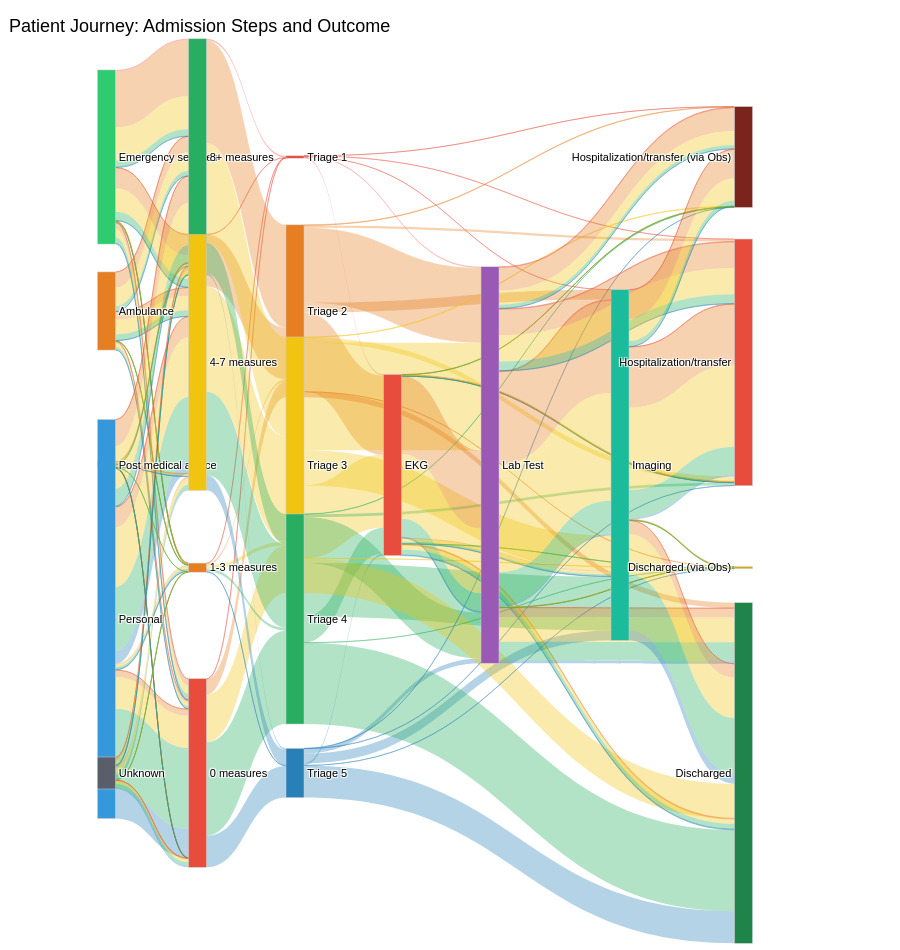

The notebook cell this image was saved under:
### Code cell
# ======================================================================
# ALLUVIAL WITH LAB TEST, IMAGING AND EKG
# ======================================================================




import plotly.graph_objects as go
import pandas as pd

# ================================================================
# 1. CONFIGURATION
# ================================================================
COL_TRANSPORT   = 'transport_grouped'
COL_TRI         = 'triage'
COL_EKG         = 'had_ekg'
COL_LABO        = 'is_labo'
COL_RADIO       = 'has_imaging_any'
COL_DISPOSITION = 'disposition'

MEASURE_COLS = [
    'is_temp_measured', 'is_sat_measured', 'is_hr_measured',
    'is_bp_measured', 'is_rr_measured', 'is_pupils_measured',
    'is_o2_measured', 'is_hemocue_measured', 'is_breathalyzer_measured',
    'is_urine_dipstick_clean_measured', 'is_gcs_measured', 'is_pain_measured', 'is_cap_blood_sugar_mmol_L_measured'
]

# ================================================================
# 2. COLOR PALETTES (Using your exact labels)
# ================================================================
transport_colors = {
    'Unknown':              '#5a5e6b',
    'Personal':             '#3498db',
    'Post medical advice':  '#9b59b6',
    'Ambulance':            '#e67e22',
    'Emergency services':   '#2ecc71',
}

measure_colors = {
    '8+ measures':  '#27ae60',
    '4-7 measures': '#f1c40f',
    '1-3 measures': '#e67e22',
    '0 measures':   '#e74c3c',
}

triage_colors = {
    'Triage 1': '#e74c3c',
    'Triage 2': '#e67e22',
    'Triage 3': '#f1c40f',
    'Triage 4': '#27ae60',
    'Triage 5': '#2980b9',
}

exam_colors = {
    'Lab Test': '#9b59b6',
    'Imaging':  '#1abc9c',
    'EKG':      '#e74c3c',
}

disposition_colors = {
    'Hospitalization/transfer (via Obs)': '#7b241c',  # rouge très foncé
    'Hospitalization/transfer':           '#e74c3c',  # rouge vif
    'Discharged (via Obs)':               '#d4ac0d',  # jaune foncé/or
    'Discharged':                         '#1e8449',  # vert foncé
    #'Unknown':                            '#2c3e50',  # gris très foncé / quasi noir
}

def get_node_color(label):
    for palette in [transport_colors, measure_colors, triage_colors, exam_colors, disposition_colors]:
        if label in palette: return palette[label]
    return '#a6acaf'

# ================================================================
# 3. DATA PREPARATION
# ================================================================
df_alluvial = df.copy()

# Simple assignment, no mapping needed since labels match
df_alluvial['_transport_label'] = df_alluvial[COL_TRANSPORT].fillna('Unknown')
df_alluvial['_tri_label']       = 'Triage ' + df_alluvial[COL_TRI].astype(int).astype(str)

def score_to_cat(x):
    if x == 0:   return '0 measures'
    elif x <= 3: return '1-3 measures'
    elif x <= 7: return '4-7 measures'
    else:        return '8+ measures'


df_alluvial['_measures_score'] = df_alluvial[MEASURE_COLS].apply(pd.to_numeric, errors='coerce').fillna(0).sum(axis=1).astype(int)
df_alluvial['_measures_label'] = df_alluvial['_measures_score'].apply(score_to_cat)
df_alluvial['_ekg_label'] = df_alluvial[COL_EKG].apply(lambda v: 'EKG' if int(v) == 1 else None)
df_alluvial['_labo_label']    = df_alluvial[COL_LABO].apply(lambda v: 'Lab Test' if int(v) == 1 else None)
df_alluvial['_radio_label']   = df_alluvial[COL_RADIO].apply(lambda v: 'Imaging' if int(v) == 1 else None)
# add space at the end of unknowed because the plot is mixing with the transport unknown
df_alluvial['_disposition_label'] = df_alluvial['disposition'].replace('Unknown', 'Unknown  ') # 2 spaces

# ================================================================
# 4. NODES DEFINITION & ORDER
# ================================================================
def get_present_vals(order_list, series):
    present = set(series.dropna().unique())
    return [v for v in order_list if v in present]

transport_vals = get_present_vals(['Emergency services', 'Ambulance', 'Post medical advice', 'Personal', 'Unknown'], df_alluvial['_transport_label'])
measure_vals   = get_present_vals(['8+ measures', '4-7 measures', '1-3 measures', '0 measures'], df_alluvial['_measures_label'])
tri_vals       = get_present_vals(['Triage 1', 'Triage 2', 'Triage 3', 'Triage 4', 'Triage 5'], df_alluvial['_tri_label'])
ekg_vals       = get_present_vals(['EKG'], df_alluvial['_ekg_label'])
labo_vals      = get_present_vals(['Lab Test'], df_alluvial['_labo_label'])
radio_vals     = get_present_vals(['Imaging'], df_alluvial['_radio_label'])
disposition_vals = get_present_vals(
    ['Hospitalization/transfer (via Obs)', 'Hospitalization/transfer', 'Discharged (via Obs)', 'Discharged',
     #'Unknown  '
    ],# 2 spaces here too
    df_alluvial['_disposition_label']
)

all_labels = transport_vals + measure_vals + tri_vals + ekg_vals + labo_vals + radio_vals + disposition_vals
label_idx  = {label: i for i, label in enumerate(all_labels)}
node_colors = [get_node_color(l) for l in all_labels]

# ================================================================
# 5. FIXED X-POSITIONS
# ================================================================
col_x = {
    'transport': 0.01,
    'measures': 0.15,
    'tri': 0.30,
    'ekg': 0.45,   # Nouvelle colonne
    'labo': 0.60,
    'radio': 0.80,
    'disposition': 0.99
}

def assign_y(labels):
    n = len(labels)
    if n <= 1: return [0.5]
    return [round(0.10 + i * (0.80 / (n - 1)), 4) for i in range(n)]

pos = {}
for key, vals in [('transport', transport_vals), ('measures', measure_vals), ('tri', tri_vals),
                  ('ekg', ekg_vals), ('labo', labo_vals), ('radio', radio_vals),
                  ('disposition', disposition_vals)]:
    for label, y in zip(vals, assign_y(vals)):
        pos[label] = (col_x[key], y)

node_x = [pos[l][0] for l in all_labels]
node_y = [pos[l][1] for l in all_labels]


# ================================================================
# 6. LINKS (Colored by Triage)
# ================================================================

def make_links(df_sub, col_from, col_to):
    #creating list for groupby, without duplicates
    group_cols = list(dict.fromkeys([col_from, col_to, '_tri_label']))

    # Groupement
    grp = df_sub.groupby(group_cols).size().reset_index(name='count')

    sources, targets, values, colors = [], [], [], []
    for _, row in grp.iterrows():
        src, tgt = str(row[col_from]), str(row[col_to])

        if src in label_idx and tgt in label_idx:
            sources.append(label_idx[src])
            targets.append(label_idx[tgt])
            values.append(int(row['count']))

            # grabing color from traige lvl
            tri_val = row['_tri_label']
            hex_c = triage_colors.get(tri_val, '#a6acaf')
            # Conversion Hex en RGBA pour la transparence
            r, g, b = int(hex_c[1:3], 16), int(hex_c[3:5], 16), int(hex_c[5:7], 16)
            colors.append(f'rgba({r},{g},{b},0.35)')

    return sources, targets, values, colors

# --- LIST INITIALIZATION ---
s_all, t_all, v_all, c_all = [], [], [], []

# 1. MAIN FLOW (Transport -> Measures -> Triage)
s,t_l,v,c = make_links(df_alluvial, '_transport_label', '_measures_label'); s_all+=s; t_all+=t_l; v_all+=v; c_all+=c
s,t_l,v,c = make_links(df_alluvial, '_measures_label', '_tri_label'); s_all+=s; t_all+=t_l; v_all+=v; c_all+=c

# 2. FLOW FROM TRIAGE TO EKG (OR SKIP EKG)
# Triage -> EKG (Only for those who had one)
s,t_l,v,c = make_links(df_alluvial[df_alluvial['_ekg_label'].notna()], '_tri_label', '_ekg_label'); s_all+=s; t_all+=t_l; v_all+=v; c_all+=c
# Triage -> Labo (If NO EKG but Labo)
s,t_l,v,c = make_links(df_alluvial[df_alluvial['_ekg_label'].isna() & df_alluvial['_labo_label'].notna()], '_tri_label', '_labo_label'); s_all+=s; t_all+=t_l; v_all+=v; c_all+=c
# Triage -> Radio (If NO EKG, NO Labo but Radio)
s,t_l,v,c = make_links(df_alluvial[df_alluvial['_ekg_label'].isna() & df_alluvial['_labo_label'].isna() & df_alluvial['_radio_label'].notna()], '_tri_label', '_radio_label'); s_all+=s; t_all+=t_l; v_all+=v; c_all+=c
# Triage -> Disposition (If NO exams at all)
s,t_l,v,c = make_links(df_alluvial[df_alluvial['_ekg_label'].isna() & df_alluvial['_labo_label'].isna() & df_alluvial['_radio_label'].isna()], '_tri_label', '_disposition_label'); s_all+=s; t_all+=t_l; v_all+=v; c_all+=c

# 3. FLOW FROM EKG
# EKG -> Labo
s,t_l,v,c = make_links(df_alluvial[df_alluvial['_ekg_label'].notna() & df_alluvial['_labo_label'].notna()], '_ekg_label', '_labo_label'); s_all+=s; t_all+=t_l; v_all+=v; c_all+=c
# EKG -> Radio (If NO Labo)
s,t_l,v,c = make_links(df_alluvial[df_alluvial['_ekg_label'].notna() & df_alluvial['_labo_label'].isna() & df_alluvial['_radio_label'].notna()], '_ekg_label', '_radio_label'); s_all+=s; t_all+=t_l; v_all+=v; c_all+=c
# EKG -> Disposition (If NO Labo, NO Radio)
s,t_l,v,c = make_links(df_alluvial[df_alluvial['_ekg_label'].notna() & df_alluvial['_labo_label'].isna() & df_alluvial['_radio_label'].isna()], '_ekg_label', '_disposition_label'); s_all+=s; t_all+=t_l; v_all+=v; c_all+=c

# 4. FLOW FROM LABO
# Labo -> Radio
s,t_l,v,c = make_links(df_alluvial[df_alluvial['_labo_label'].notna() & df_alluvial['_radio_label'].notna()], '_labo_label', '_radio_label'); s_all+=s; t_all+=t_l; v_all+=v; c_all+=c
# Labo -> Disposition (If NO Radio)
s,t_l,v,c = make_links(df_alluvial[df_alluvial['_labo_label'].notna() & df_alluvial['_radio_label'].isna()], '_labo_label', '_disposition_label'); s_all+=s; t_all+=t_l; v_all+=v; c_all+=c

# 5. FLOW FROM RADIO
# Radio -> Disposition
s,t_l,v,c = make_links(df_alluvial[df_alluvial['_radio_label'].notna()], '_radio_label', '_disposition_label'); s_all+=s; t_all+=t_l; v_all+=v; c_all+=c


# ================================================================
# 7. FIGURE LAYOUT (White Theme)
# ================================================================
fig = go.Figure(data=[go.Sankey(
    arrangement='fixed',
    node=dict(pad=20, thickness=18, label=all_labels, color=node_colors, x=node_x, y=node_y,
              line=dict(color='#cccccc', width=0.5)),
    link=dict(source=s_all, target=t_all, value=v_all, color=c_all)
)])

fig.update_layout(
    title=dict(
        text='Patient Journey: Admission Steps and Outcome',
        font=dict(size=18, color='black'),
        x=0.01,
        y=0.98 # Remonte un peu le titre
    ),
    font=dict(size=11, family='Arial', color='black'),
    paper_bgcolor='white',
    plot_bgcolor='white',
    template='plotly_white',

    # picture size
    height=950,
    margin=dict(
        t=80,
        b=100,
        l=100,
        r=150
    ),
)

fig.show()

### Figure 1 — Plotly figure (JSON) as saved in the notebook; plotly's stock layout.template omitted (floating-point values rounded to 4 significant figures; data arrays with more than 128 entries replaced by an {"elided": "..."} marker saying what was removed)
{"data": [{"arrangement": "fixed", "link": {"color": {"elided": "203 str values"}, "source": {"elided": "203 int values"}, "target": {"elided": "203 int values"}, "value": {"elided": "203 int values"}}, "node": {"color": ["#2ecc71", "#e67e22", "#9b59b6", "#3498db", "#5a5e6b", "#27ae60", "#f1c40f", "#e67e22", "#e74c3c", "#e74c3c", "#e67e22", "#f1c40f", "#27ae60", "#2980b9", "#e74c3c", "#9b59b6", "#1abc9c", "#7b241c", "#e74c3c", "#d4ac0d", "#1e8449"], "label": ["Emergency services", "Ambulance", "Post medical advice", "Personal", "Unknown", "8+ measures", "4-7 measures", "1-3 measures", "0 measures", "Triage 1", "Triage 2", "Triage 3", "Triage 4", "Triage 5", "EKG", "Lab Test", "Imaging", "Hospitalization/transfer (via Obs)", "Hospitalization/transfer", "Discharged (via Obs)", "Discharged"], "line": {"color": "#cccccc", "width": 0.5}, "pad": 20, "thickness": 18, "x": [0.01, 0.01, 0.01, 0.01, 0.01, 0.15, 0.15, 0.15, 0.15, 0.3, 0.3, 0.3, 0.3, 0.3, 0.45, 0.6, 0.8, 0.99, 0.99, 0.99, 0.99], "y": [0.1, 0.3, 0.5, 0.7, 0.9, 0.1, 0.3667, 0.6333, 0.9, 0.1, 0.3, 0.5, 0.7, 0.9, 0.5, 0.5, 0.5, 0.1, 0.3667, 0.6333, 0.9]}, "type": "sankey"}], "layout": {"title": {"font": {"size": 18, "color": "black"}, "text": "Patient Journey: Admission Steps and Outcome", "x": 0.01, "y": 0.98}, "font": {"size": 11, "family": "Arial", "color": "black"}, "margin": {"t": 80, "b": 100, "l": 100, "r": 150}, "paper_bgcolor": "white", "plot_bgcolor": "white", "height": 950}}
